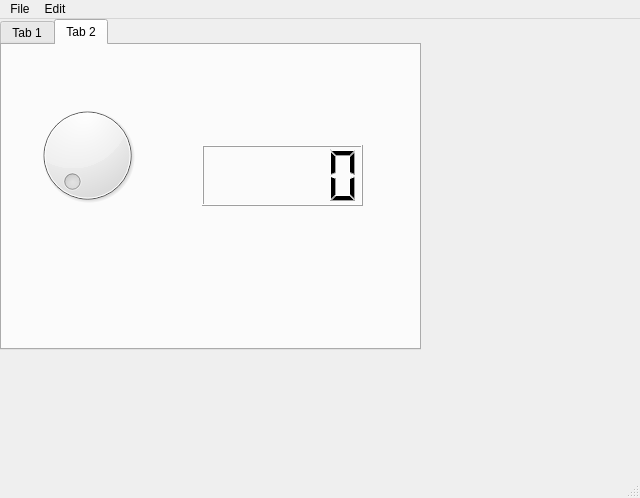
<?xml version="1.0" encoding="UTF-8"?>
<ui version="4.0">
 <class>MainWindow</class>
 <widget class="QMainWindow" name="MainWindow">
  <property name="geometry">
   <rect>
    <x>0</x>
    <y>0</y>
    <width>640</width>
    <height>498</height>
   </rect>
  </property>
  <property name="windowTitle">
   <string>MainWindow</string>
  </property>
  <widget class="QWidget" name="centralwidget">
   <widget class="QTabWidget" name="tabWidget">
    <property name="geometry">
     <rect>
      <x>0</x>
      <y>0</y>
      <width>421</width>
      <height>331</height>
     </rect>
    </property>
    <property name="currentIndex">
     <number>1</number>
    </property>
    <widget class="QWidget" name="tab">
     <attribute name="title">
      <string>Tab 1</string>
     </attribute>
     <widget class="QPushButton" name="pushButton">
      <property name="geometry">
       <rect>
        <x>20</x>
        <y>30</y>
        <width>75</width>
        <height>23</height>
       </rect>
      </property>
      <property name="text">
       <string>Masuk</string>
      </property>
     </widget>
     <widget class="QPushButton" name="pushButton_2">
      <property name="geometry">
       <rect>
        <x>20</x>
        <y>70</y>
        <width>75</width>
        <height>23</height>
       </rect>
      </property>
      <property name="text">
       <string>Keluar</string>
      </property>
     </widget>
    </widget>
    <widget class="QWidget" name="tab_2">
     <attribute name="title">
      <string>Tab 2</string>
     </attribute>
     <widget class="QDial" name="dial">
      <property name="geometry">
       <rect>
        <x>30</x>
        <y>40</y>
        <width>111</width>
        <height>141</height>
       </rect>
      </property>
     </widget>
     <widget class="QLCDNumber" name="lcdNumber">
      <property name="geometry">
       <rect>
        <x>200</x>
        <y>100</y>
        <width>161</width>
        <height>61</height>
       </rect>
      </property>
     </widget>
    </widget>
   </widget>
  </widget>
  <widget class="QMenuBar" name="menubar">
   <property name="geometry">
    <rect>
     <x>0</x>
     <y>0</y>
     <width>640</width>
     <height>21</height>
    </rect>
   </property>
   <widget class="QMenu" name="menuFile">
    <property name="title">
     <string>File</string>
    </property>
    <widget class="QMenu" name="menuCopy">
     <property name="title">
      <string>Copy</string>
     </property>
     <property name="icon">
      <iconset>
       <normaloff>../copy.png</normaloff>../copy.png</iconset>
     </property>
     <addaction name="actionSebagian"/>
     <addaction name="actionSemuanya"/>
    </widget>
    <addaction name="actionNew"/>
    <addaction name="menuCopy"/>
    <addaction name="actionExit"/>
   </widget>
   <widget class="QMenu" name="menuEdit">
    <property name="title">
     <string>Edit</string>
    </property>
   </widget>
   <addaction name="menuFile"/>
   <addaction name="menuEdit"/>
  </widget>
  <widget class="QStatusBar" name="statusbar"/>
  <action name="actionNew">
   <property name="icon">
    <iconset>
     <normaloff>../new.png</normaloff>../new.png</iconset>
   </property>
   <property name="text">
    <string>New</string>
   </property>
  </action>
  <action name="actionExit">
   <property name="icon">
    <iconset>
     <normaloff>../exit.png</normaloff>../exit.png</iconset>
   </property>
   <property name="text">
    <string>Exit</string>
   </property>
   <property name="statusTip">
    <string>Klik Untuk Keluar</string>
   </property>
  </action>
  <action name="actionSebagian">
   <property name="text">
    <string>Sebagian</string>
   </property>
  </action>
  <action name="actionSemuanya">
   <property name="text">
    <string>Semuanya</string>
   </property>
  </action>
 </widget>
 <resources/>
 <connections/>
</ui>
